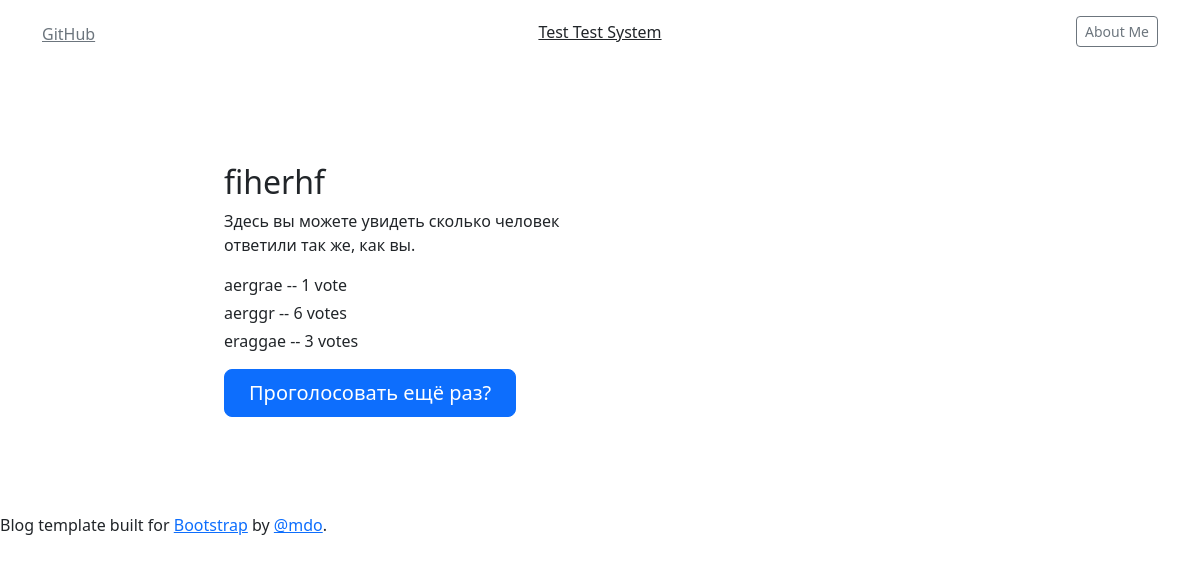
Screenshot of /polls/5/results/ with the database file from the repository.
### polls/models.py (models this page shows, shortened)
class Question(models.Model):
    question_text = models.CharField(max_length=200)
    pub_date = models.DateTimeField('date published')

class Choice(models.Model):
    question = models.ForeignKey(Question, on_delete=models.CASCADE)
    choice_text = models.CharField(max_length=200)
    votes = models.IntegerField(default=0)

### polls/views.py (the view)
# urls.py: path('<int:pk>/results/', views.ResultsView.as_view(), name='results'),
class ResultsView(generic.DetailView):
    model = Question
    template_name = 'polls/poll_results.html'

### polls/templates/polls/poll_results.html
{% extends 'base.html' %}
{% block content %}
<div class="col-lg-8 mx-auto p-4 py-md-5">
  <div class="row g-5">
      <div class="col-md-6">
        <h2>{{ question.question_text }}</h2>
        <p>Здесь вы можете увидеть сколько человек ответили так же, как вы.</p>
        <ul class="icon-list ps-0">
            {% for choice in question.choice_set.all %}
                <li class="d-flex align-items-start mb-1">{{ choice.choice_text }} -- {{ choice.votes }} vote{{ choice.votes|pluralize }}</li>
            {% endfor %}
        </ul>
      </div>
  </div>
    <div class="mb-5">
      <a href="{% url 'polls:detail' question.id %}" class="btn btn-primary btn-lg px-4">Проголосовать ещё раз?</a>
  </div>
</div>
{% endblock %}

### rows the page displays
Question: question_text "fiherhf"
Choice: choice_text "aergrae", votes "1"
Choice: choice_text "aerggr", votes "6"
Choice: choice_text "eraggae", votes "3"
